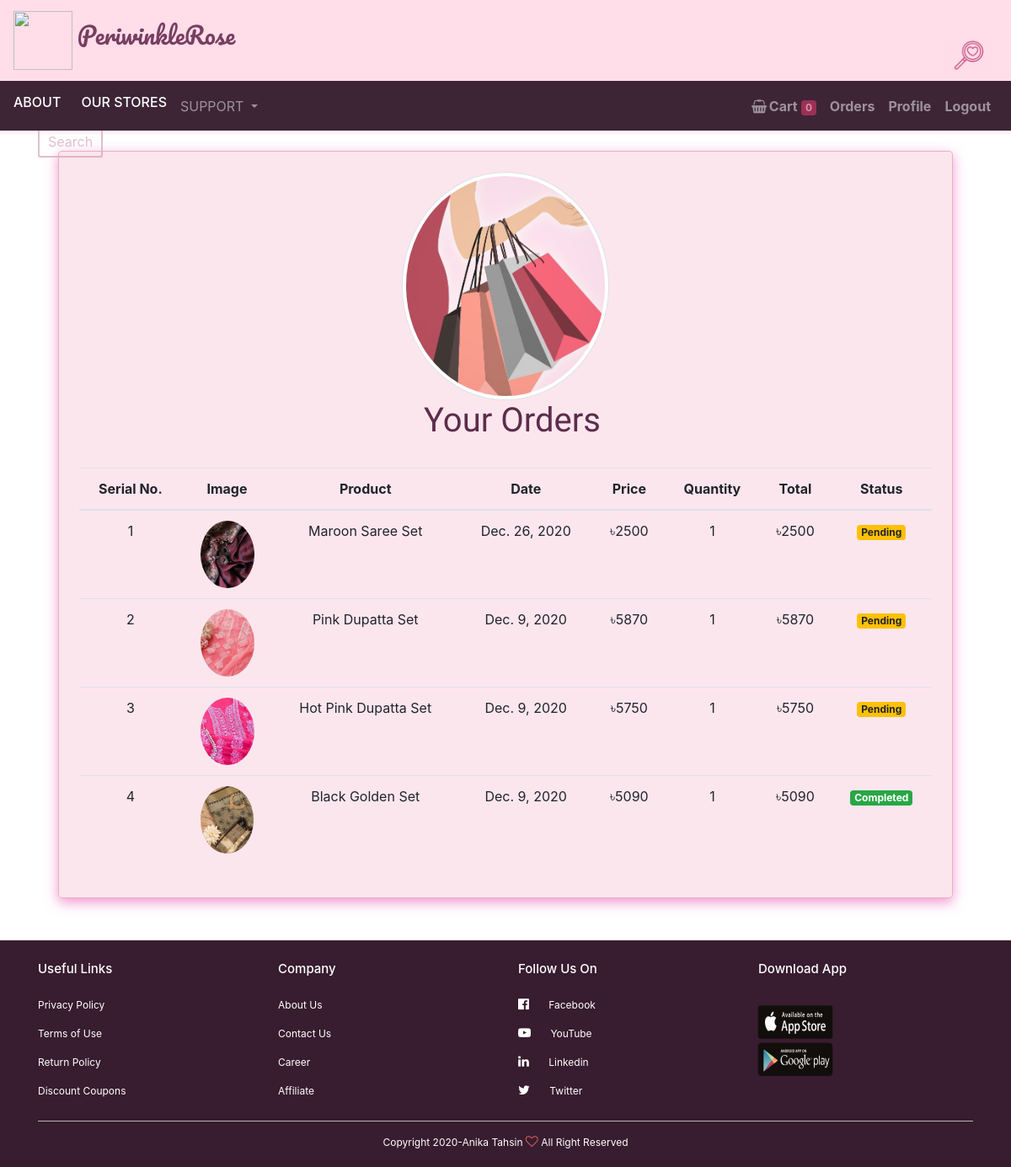
/orders (signed in), run on an earlier commit of the app's database.
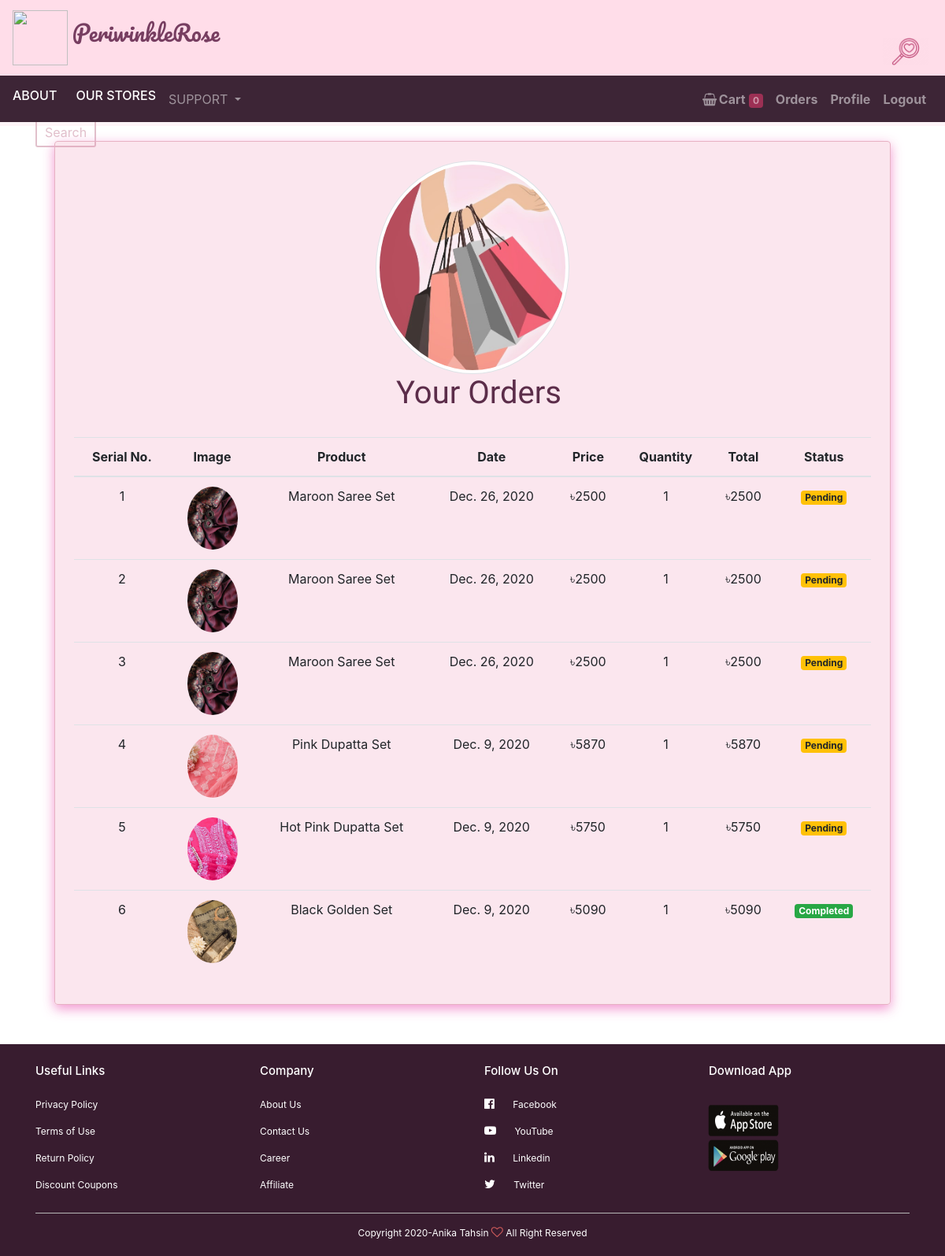
And on a later commit of the database.
### store/models/orders.py (models this page shows, shortened)
class Order(models.Model):
    product = models.ForeignKey(Product, on_delete=models.CASCADE)
    customer = models.ForeignKey(Customer, on_delete=models.CASCADE)
    quantity = models.IntegerField(default=1)
    price = models.IntegerField()
    address = models.CharField(max_length=50, default='', blank=True)
    phone = models.CharField(max_length=50, default='', blank=True)
    date = models.DateField(default=datetime.datetime.today)
    status = models.BooleanField(default=False)
    payment_method = models.CharField(max_length=20, choices=METHOD,default="Cash On Delivery")
    payment_completed = models.BooleanField(default=False, null=True, blank=True)
    @staticmethod
    def get_orders_by_customer(customer_id):
        return Order\
            .objects\
            .filter(customer = customer_id)\
            .order_by('date')

### store/models/products.py (models this page shows, shortened)
class Product(models.Model):
    name = models.CharField(max_length=50)
    price = models.IntegerField(default=0)
    category = models.ForeignKey(Category, on_delete=models.CASCADE, default=1)
    description = models.CharField(max_length=700, default='', null=True, blank=True)
    image = models.ImageField(upload_to='uploads/products/')

### store/views/orders.py (the view)
# urls.py: path('orders',  OrderView.as_view(), name='orders'),
class OrderView(View):
    @method_decorator(auth_middleware)
    def get(self, request):
        customer = request.session.get('customer')
        orders = Order.get_orders_by_customer(customer)
        print(orders)
        orders = orders.reverse()
        return render(request, 'orders.html', {'orders':orders})

### store/templatetags/custom_filter.py (called while the page is built)
@register.filter(name='currency')
def currency(number):
    return "৳"+str(number)

@register.filter(name='multiply')
def multiply(number, number1):
    return number*number1

### store/templates/orders.html
{% extends 'base.html' %}
{% load static %}
{% block content %}
{% load cart %}
{% load custom_filter %}
<div class="container">
    <div class="brd rounded p-4 m-4">
        <div class="container hdupper" style="text-align: center;">
            <img class="img-fluid w-25 rounded-circle img-thumbnail" src="{% static 'img/credit.jpg' %}">
        </div>
        <h1 class="display-3 pl-2 ml-2 hding">Your Orders</h1>
        <br>
        <table class="table text-center">
            <thead class="table">
                <tr>
                    <th>Serial No.</th>
                    <th>Image</th>
                    <th>Product</th>
                    <th>Date</th>
                    <th>Price</th>
                    <th>Quantity</th>
                    <th>Total</th>
                    <th>Status</th>
                </tr>
            </thead>
            <tbody>
                {% for order in orders %}
                <tr>
                    <td>{{forloop.counter}}</td>
                    <td><img style="height: 80px;" class="rounded-circle" src="{{order.product.image.url}}" alt=""></td>
                    <td>{{order.product.name}}</td>
                    <td>{{order.date}}</td>
                    <td>{{order.price|currency}}</td>
                    <td>{{order.quantity}}</td>
                    <td>{{order.quantity|multiply:order.price|currency}}</td>
                    {% if order.status %}
                    <td><small class="badge badge-success">Completed</small></td>
                    {% else %}
                    <td><small class="badge badge-warning">Pending</small></td>
                    {% endif %}
                </tr>
                {% endfor %}
            </tbody>
        </table>
    </div>
</div>
{% endblock %}

What changed in the data, as far as the page shows it:
added Order: product.image (picture), product.name "Maroon Saree Set", date "Dec. 26, 2020", price "৳2500", quantity "1", quantity|multiply "৳2500", status "Pending"
added Order: product.image (picture), product.name "Maroon Saree Set", date "Dec. 26, 2020", price "৳2500", quantity "1", quantity|multiply "৳2500", status "Pending"
